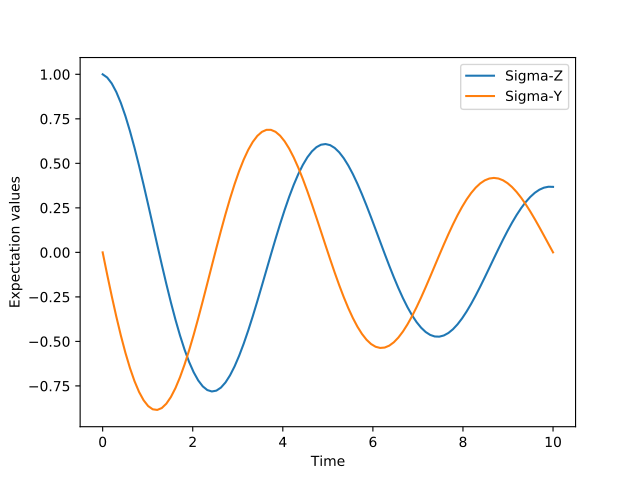

This chart was generated by the following Python code:
times = np.linspace(0.0, 10.0, 100)
result = mesolve(H, psi0, times, [np.sqrt(0.05) * sigmax()], [sigmaz(), sigmay()])
fig, ax = plt.subplots()
ax.plot(times, result.expect[0]) # doctest: +SKIP
ax.plot(times, result.expect[1]) # doctest: +SKIP
ax.set_xlabel('Time') # doctest: +SKIP
ax.set_ylabel('Expectation values') # doctest: +SKIP
ax.legend(("Sigma-Z", "Sigma-Y"))  # doctest: +SKIP
plt.show() # doctest: +SKIP
